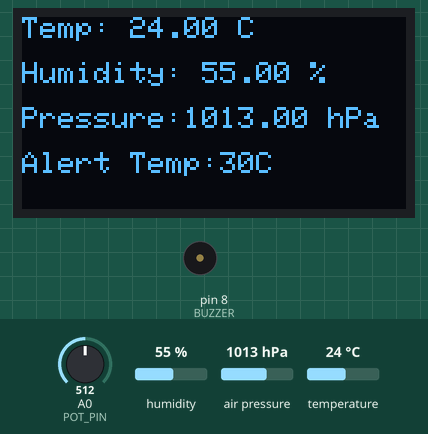
This sketch was run on a simulated Arduino Uno, built with avr-gcc and run on an emulated ATmega328P. Shown: 128×64 one-colour display, buzzer (waves = sounding, pin HIGH). The test bench sets the inputs (shaded band); at power-on: temperature 24 °C, air pressure 1013 hPa, A0 (POT_PIN) = 512, humidity 55 %.

Above: at 2.9 s.
3.0 s: temperature set to 29 °C
At 4.7 s:
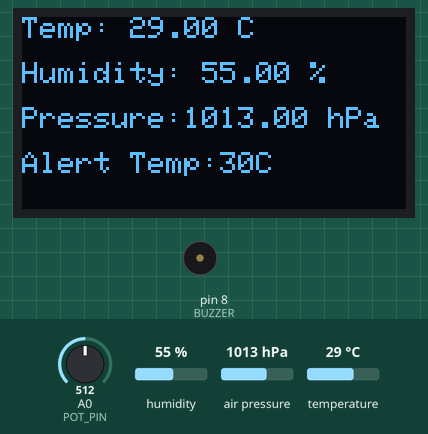
5.8 s: temperature set to 32 °C
At 7.2 s:
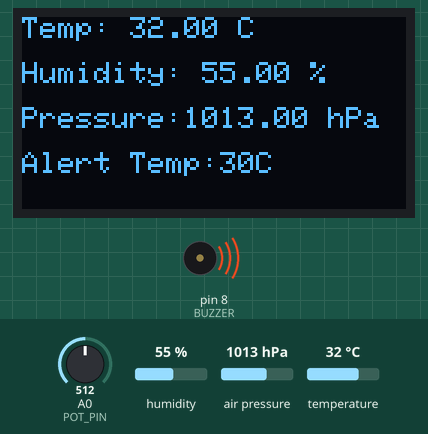
8.6 s: air pressure set to 952 hPa
At 11.0 s:
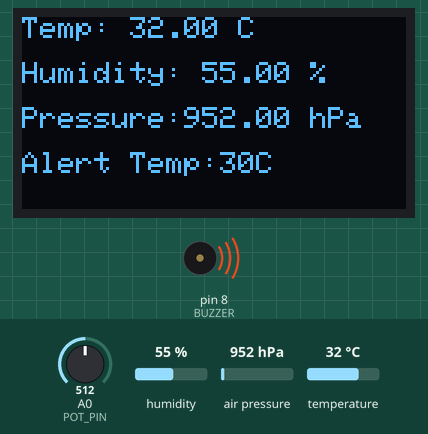
11.8 s: A0 (POT_PIN) set to 600
At 13.5 s:
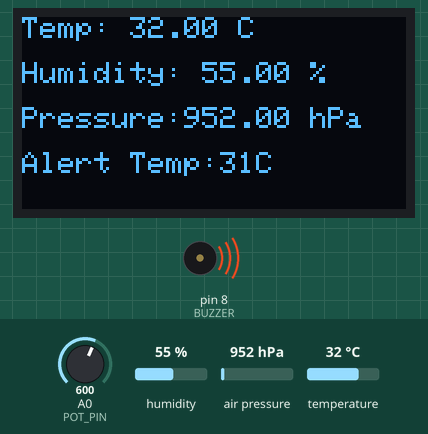
14.6 s: A0 (POT_PIN) set to 621
At 17.3 s:
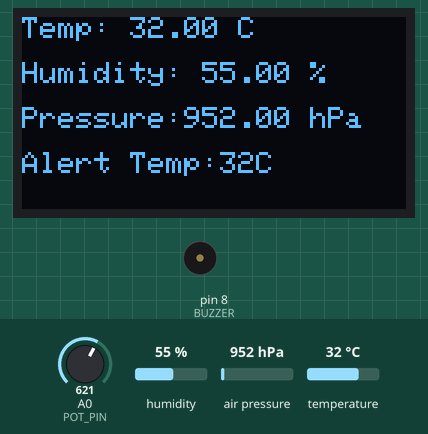
18.0 s: humidity set to 22 %
At 19.8 s:
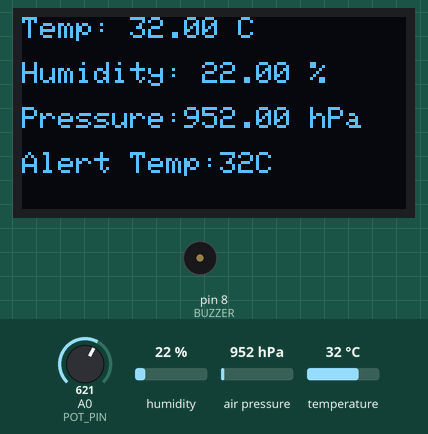
Timing chart, 0 to 21.3 s (numbered marks = the images above; inputs shaded):
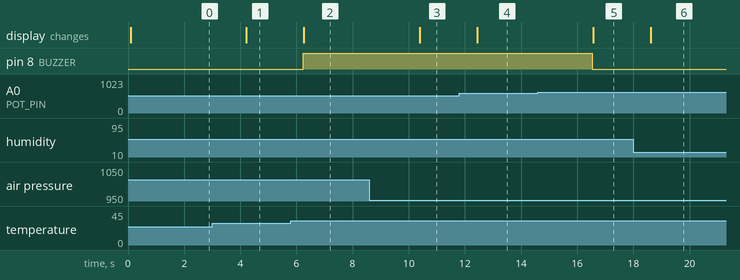

Measured:
- the behaviour switches between 30 and 31 °C on temperature (found by bisection; images 1 and 2)
- the behaviour switches between 613 and 614 on A0 (POT_PIN) (found by bisection; images 4 and 5)
- after the input at 3.0 s, the display: changes after 1.2 s (image 1)
- after the input at 5.8 s, pin 8 (BUZZER): LOW → HIGH after 0.43 s; the display: changes after 0.47 s (image 2)
- after the input at 8.6 s, the display: changes after 1.8 s (image 3)
- after the input at 11.8 s, the display: changes after 0.65 s (image 4)
- after the input at 14.6 s, pin 8 (BUZZER): HIGH → LOW after 1.9 s; the display: changes after 2.0 s (image 5)
- after the input at 18.0 s, the display: changes after 0.62 s (image 6)

The sketch:

WeatherStation.ino
```cpp
/*
-------------------------------------------------------
Mini Weather Station
-------------------------------------------------------

This program reads environmental data from sensors and
displays the results on an OLED screen.

Sensors Used
------------
DHT11  -> Temperature and Humidity
BMP280 -> Air Pressure

Outputs
-------
OLED display -> Shows sensor readings
Buzzer       -> Sounds when temperature exceeds threshold

Extra Feature
-------------
Temperature alert threshold can be adjusted using a
potentiometer.

Libraries
---------
Wire.h              -> Handles I2C communication
Adafruit_GFX.h      -> Graphics library for OLED
Adafruit_SSD1306.h  -> OLED display driver
DHT.h               -> DHT11 sensor communication
Adafruit_BMP280.h   -> Air pressure sensor communication

-------------------------------------------------------
*/

#include <Wire.h>
#include <Adafruit_GFX.h>
#include <Adafruit_SSD1306.h>
#include <DHT.h>
#include <Adafruit_BMP280.h>


// OLED screen resolution
#define SCREEN_WIDTH 128
#define SCREEN_HEIGHT 64

// Creates an OLED display object using I2C communication
Adafruit_SSD1306 display(SCREEN_WIDTH, SCREEN_HEIGHT, &Wire, -1);


// DHT11 sensor setup
#define DHTPIN 2
#define DHTTYPE DHT11
DHT dht(DHTPIN, DHTTYPE);


// Pressure sensor object
Adafruit_BMP280 bmp;


// Hardware pins
#define BUZZER 8
#define POT_PIN A0


// Variables used to store sensor data
float temperature;
float humidity;
float pressure;


// Variable storing user-adjustable alarm threshold
int thresholdTemp;


void setup() {

  /*
  Serial communication allows us to debug sensor
  values through the Serial Monitor if needed.
  */
  Serial.begin(9600);

  // Configure buzzer pin as output
  pinMode(BUZZER, OUTPUT);

  // Start the DHT11 sensor
  dht.begin();

  /*
  Initialize the BMP280 pressure sensor.

  0x76 is the I2C address of the sensor.
  Some modules use 0x77 instead.
  */
  bmp.begin(0x76);

  /*
  Initialize the OLED display.

  If initialization fails the program stops
  using an infinite loop.
  */
  if(!display.begin(SSD1306_SWITCHCAPVCC, 0x3C)) {
    Serial.println("OLED failed");
    while(true);
  }

  display.clearDisplay();
}


void loop() {

  /*
  Read temperature and humidity from the DHT11 sensor.

  The sensor returns floating-point values.
  */
  temperature = dht.readTemperature();
  humidity = dht.readHumidity();


  /*
  Read atmospheric pressure from BMP280.

  The sensor returns pressure in Pascals.
  Dividing by 100 converts it to hectopascals (hPa),
  which is the common unit used in weather reports.
  */
  pressure = bmp.readPressure() / 100.0;


  /*
  Read potentiometer value.

  analogRead returns values between 0 and 1023.

  The map() function converts this range to a
  practical temperature threshold range (20–40°C).
  */
  int potValue = analogRead(POT_PIN);
  thresholdTemp = map(potValue, 0, 1023, 20, 40);


  /*
  Alarm Logic
  -----------

  If the measured temperature exceeds the threshold
  set by the potentiometer, activate the buzzer.
  */
  if (temperature > thresholdTemp) {
    digitalWrite(BUZZER, HIGH);
  }
  else {
    digitalWrite(BUZZER, LOW);
  }


  /*
  OLED Display Section
  --------------------

  The display is cleared before printing new values
  to prevent overlapping text.
  */

  display.clearDisplay();

  display.setTextSize(1);
  display.setTextColor(WHITE);

  display.setCursor(0,0);
  display.print("Temp: ");
  display.print(temperature);
  display.println(" C");

  display.setCursor(0,15);
  display.print("Humidity: ");
  display.print(humidity);
  display.println(" %");

  display.setCursor(0,30);
  display.print("Pressure:");
  display.print(pressure);
  display.println(" hPa");

  display.setCursor(0,45);
  display.print("Alert Temp:");
  display.print(thresholdTemp);
  display.println("C");

  /*
  display.display() sends all buffered drawing
  commands to the OLED screen.
  */
  display.display();


  // Wait before next reading
  delay(2000);
}
```
